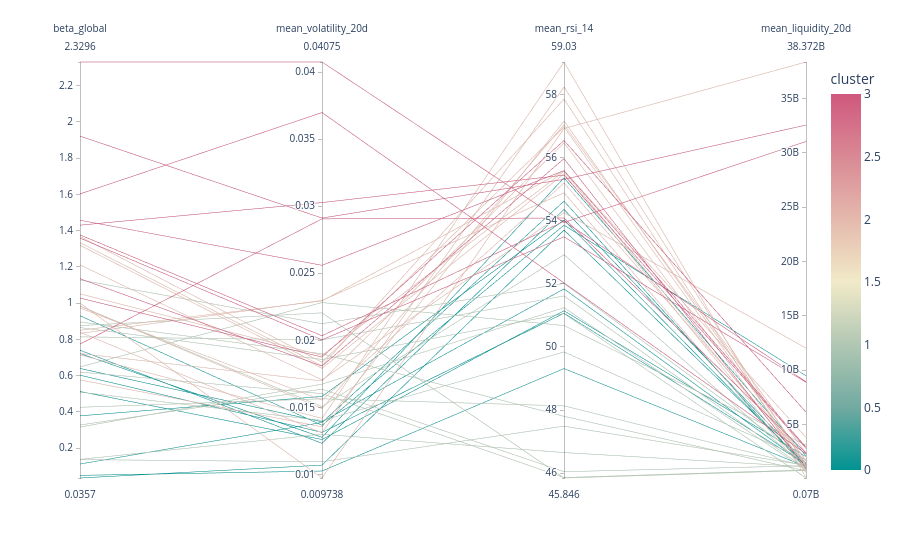

Here is the notebook cell this chart was saved with:
### Code cell
import plotly.express as px

# Select key features for visualization
features_to_plot = ['beta_global', 'mean_volatility_20d', 'mean_rsi_14', 'mean_liquidity_20d']
df_plot = global_data.copy()
df_plot['cluster'] = df_plot['cluster'].astype(int)

fig = px.parallel_coordinates(df_plot, color='cluster',
                              dimensions=features_to_plot,
                              color_continuous_scale=px.colors.diverging.Tealrose,
                              )
fig.show()
